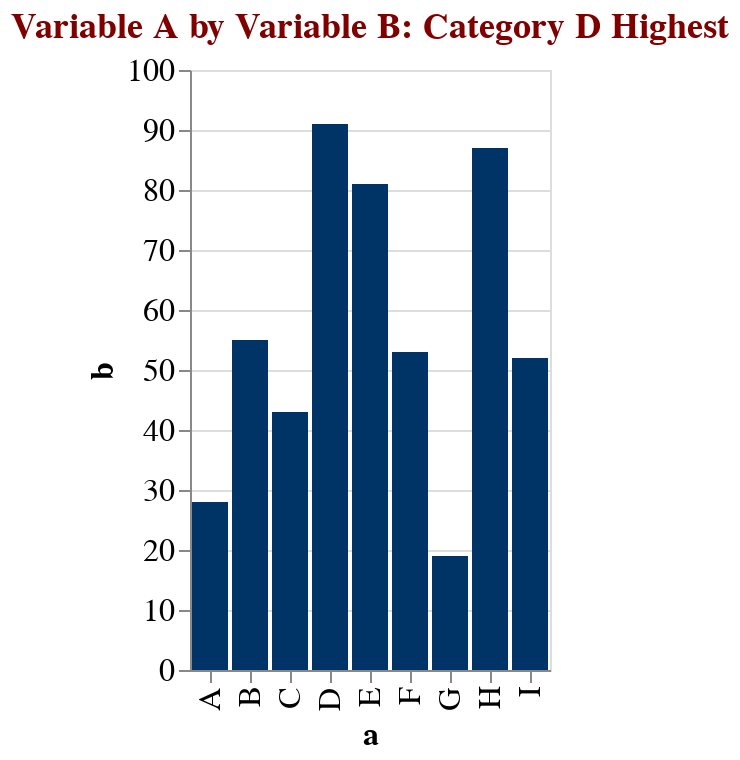

The code cell stored with this chart in its notebook:
### Code cell
best_chart = tf.make_basic_bar('Variable A by Variable B: Category D Highest')
best_chart

### Figure 1 — Vega-Lite specification as saved in the notebook (floating-point values rounded to 4 significant figures)
{"config": {"title": {"font": "Futura", "fontSize": 18, "anchor": "middle", "color": "#800000"}, "axisX": {"grid": false, "tickSize": 6, "labelFontSize": 16, "titleFontSize": 16}, "axisY": {"labelFontSize": 16, "tickSize": 6, "titleFontSize": 16}, "background": "white", "text": {"color": "#800000", "fontSize": 16, "fontWeight": 400, "baseline": "top", "filled": true, "lineBreak": "\n"}, "bar": {"fill": "#003366"}, "line": {"strokeWidth": 3}, "range": {"category": "ylorrd", "diverging": "blueorange", "ramp": "ylorrd", "ordinal": "ylorrd", "heatmap": "viridis"}, "legend": {"titleFontSize": 16}}, "data": {"name": "data-c2a3e89ba9d5d1687d5e8c28d630a033"}, "mark": "bar", "encoding": {"x": {"type": "nominal", "field": "a"}, "y": {"type": "quantitative", "field": "b"}}, "title": "Variable A by Variable B: Category D Highest", "$schema": "https://vega.github.io/schema/vega-lite/v4.0.2.json", "datasets": {"data-c2a3e89ba9d5d1687d5e8c28d630a033": [{"a": "A", "b": 28}, {"a": "B", "b": 55}, {"a": "C", "b": 43}, {"a": "D", "b": 91}, {"a": "E", "b": 81}, {"a": "F", "b": 53}, {"a": "G", "b": 19}, {"a": "H", "b": 87}, {"a": "I", "b": 52}]}}
